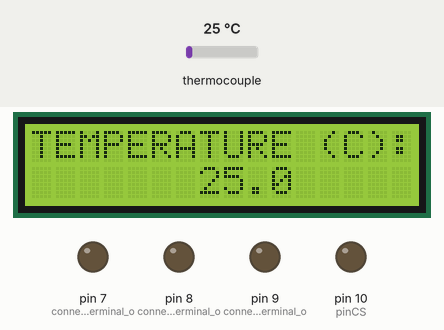
Simulated run of this sketch. Board: Arduino Uno, built with avr-gcc and run on an emulated ATmega328P. Parts: 16×2 character LCD, output pins drawn as LEDs (lit = HIGH). The test bench sets the inputs (shaded band); at power-on: thermocouple 25 °C. Storage starts empty; pins used as bus, display or sensor lines are not drawn; what the sketch prints to the serial monitor is not drawn.

Above: at 2.7 s.
2.8 s: thermocouple set to 247 °C
At 5.0 s:
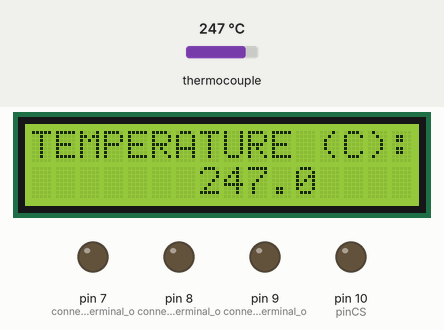
5.3 s: thermocouple set to 252 °C
At 7.2 s:
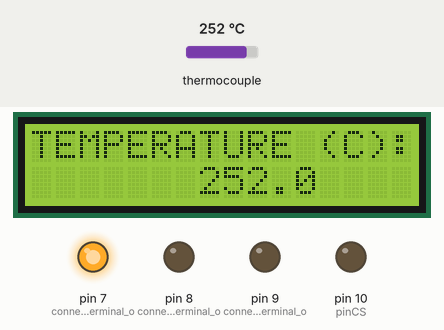
8.0 s: thermocouple set to 271 °C
At 9.4 s:
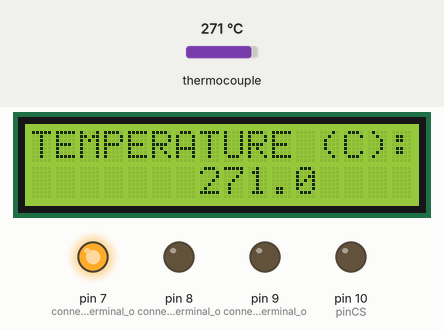
9.7 s: thermocouple set to 280 °C
At 11.7 s:
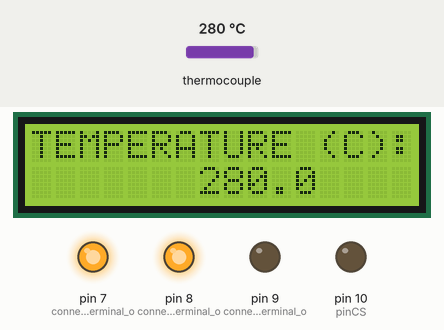
Timing chart, 0 to 13.2 s (numbered marks = the images above; inputs shaded):
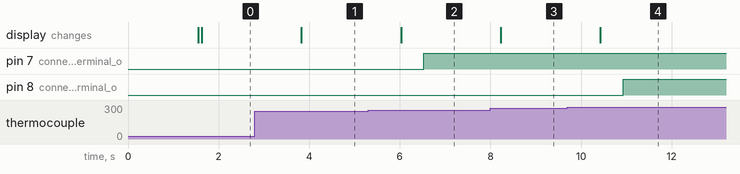

Measured:
- the behaviour switches between 249 and 250 °C on thermocouple (found by bisection; images 1 and 2)
- the behaviour switches between 274 and 275 °C on thermocouple (found by bisection; images 3 and 4)
- after the input at 2.8 s, the display: changes after 1.0 s (image 1)
- after the input at 5.3 s, pin 7 (connected_to_S_terminal_o): LOW → HIGH after 1.2 s; the display: changes after 0.73 s (image 2)
- after the input at 8.0 s, the display: changes after 0.23 s (image 3)
- after the input at 9.7 s, pin 8 (connected_to_S_terminal_o): LOW → HIGH after 1.2 s; the display: changes after 0.73 s (image 4)

The sketch:

Multiple_Relays_Temp4.ino
```cpp
#include <Wire.h>
#include <SPI.h>
#include <SD.h>
#include <max6675.h>
#include <LiquidCrystal_I2C.h>
LiquidCrystal_I2C lcd(0x27, 16, 2);

int thermoSO = 4;
int thermoCS = 5;
int thermoCLK = 6;

MAX6675 thermocouple(thermoCLK, thermoCS, thermoSO);
int vccPin = 3;
int gndPin = 2;

void setup() {
  Serial.begin(9600);
  // use Arduino pins

  pinMode(vccPin, OUTPUT);
  digitalWrite(vccPin, HIGH);
  pinMode(gndPin, OUTPUT);
  digitalWrite(gndPin, LOW);
  pinMode(9, OUTPUT);// connected to S terminal of Relay
  pinMode(8, OUTPUT);// connected to S terminal of Relay
  pinMode(7, OUTPUT);// connected to S terminal of Relay
int pinCS = 10;
pinMode(pinCS, OUTPUT);
  File myFile; //for SDcard

  Serial.println(" MAX6675 is Ready");
  // wait for MAX chip to stabilize
  delay(1500);
   if (SD.begin())
  {
    Serial.println("SD card is ready to use.");
  } else
  {
    Serial.println("SD card initialization failed");
    return;
  }
myFile = SD.open("Data1.txt", FILE_WRITE);
myFile.println("Begin of Data Collection");
myFile.close();
}

void loop() {
  // basic readout test, just print the current temp
   Serial.print("C = ");
   Serial.println(thermocouple.readCelsius());
 float y= millis();
 float  x = thermocouple.readCelsius();
        File myFile; //for SDcard
      myFile = SD.open("Data1.txt", FILE_WRITE);
  String C = "C = ";
  // if the file opened okay, write to it:
  if (myFile) {
    // Write to file
        String temp = String(thermocouple.readCelsius());

        myFile.println(C + temp);

    myFile.println(float(y));
    myFile.close();
    Serial.println("SD IS WORKING");
  }
  // if the file didn't open, print an error:
  else {
    Serial.println("error opening test.txt");
  }
   {
  lcd.init();//LCD screensetup
  lcd.backlight();//LCD screensetup
  lcd.setCursor(0,0);
  lcd.print("TEMPERATURE (C):");
  lcd.setCursor(7,1);
  lcd.print(x,1);
  delay(500);
   }
   if(x >= 300){
    digitalWrite(9, HIGH);
    digitalWrite(8, HIGH);
    digitalWrite(7, HIGH);
    }
    //if greater or equal to 245 but less than 250, activate only 7
    else if(x >= 275 && x < 300){
    digitalWrite(9, LOW);
    digitalWrite(8, HIGH);
    digitalWrite(7, HIGH);
    }
    //if temp is greater than 240C but lower than 245 than only activate the relay 9 & 8
    else if(x >= 250 && x < 275){
    digitalWrite(9, LOW);
    digitalWrite(8, LOW);
    digitalWrite(7, HIGH);
    }
    else{
    digitalWrite(9, LOW);
    digitalWrite(8, LOW);
    digitalWrite(7, LOW);
    }
 Serial.println(millis());
   delay(500);

}
```
